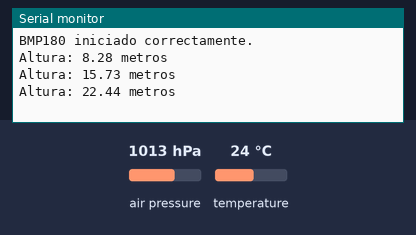
The sketch below on a simulated Arduino Uno, built with avr-gcc and run on an emulated ATmega328P. On the bench: the last lines printed to the serial monitor. The inputs (shaded band) are chosen by the test bench; at power-on: air pressure 1013 hPa, temperature 24 °C.

Above: at 1.3 s.
1.4 s: air pressure set to 952 hPa
At 2.0 s:
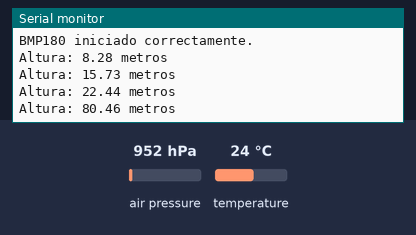
2.9 s: air pressure set to 975 hPa
At 3.7 s:
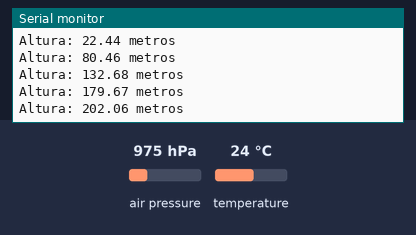
Timing chart, 0 to 5.9 s (numbered marks = the images above; inputs shaded):
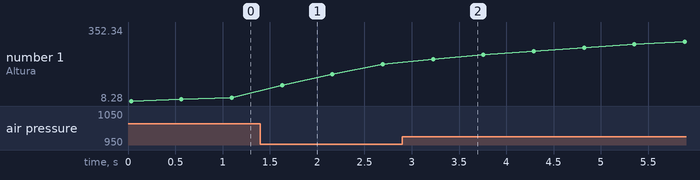

Measured:
- after the input at 1.4 s, the serial monitor: prints a new line after 0.23 s (image 1)
- after the input at 2.9 s, the serial monitor: prints a new line after 0.33 s (image 2)
- plotted number 1: 22.44 → 179.67 after the input at 1.4 s, 179.67 → 352.34 after the input at 2.9 s

The sketch:

Bmp180_Altura_filtro_coment.ino
```cpp
#include <SFE_BMP180.h>  // Librería para manejar el sensor BMP180
#include <Wire.h>        // Librería para comunicación I2C

// Crear un objeto del sensor BMP180
SFE_BMP180 bmp;

// Define la presión atmosférica al nivel del mar (en mbar/hPa) para calcular altitud con mayor precisión.
// Este valor debe ajustarse según la altitud de tu localidad.
#define PRESION_NIVEL_MAR 1023.0

// Factor de suavizado para el filtro EMA (Media Exponencial Móvil), entre 0.1 y 0.5 suele ser adecuado
float alpha = 0.1;

// Altitud filtrada con EMA, valor inicial en 0
float filteredaltitude = 0.0;

void setup() {
  // Iniciar comunicación por el puerto serial a 9600 baudios
  Serial.begin(9600);

  // Inicializar el sensor BMP180
  if (bmp.begin()) {
    Serial.println("BMP180 iniciado correctamente.");
  } else {
    Serial.println("Error al iniciar BMP180.");
    while (1); // Si falla el sensor, se detiene el programa aquí
  }
}

void loop() {
  char status;             // Variable para almacenar el estado de las operaciones
  double temperature;      // Temperatura medida (en grados Celsius)
  double pressure;         // Presión medida (en mbar / hPa)
  double altitude;         // Altitud calculada (en metros)

  // Iniciar medición de temperatura
  status = bmp.startTemperature();
  if (status != 0) {
    delay(status); // Esperar el tiempo requerido por el sensor

    // Obtener la temperatura
    status = bmp.getTemperature(temperature);
    if (status != 0) {

      // Iniciar medición de presión con precisión máxima (modo 3)
      status = bmp.startPressure(3);
      if (status != 0) {
        delay(status); // Esperar el tiempo requerido por el sensor

        // Obtener la presión, usando el valor de temperatura ya leído
        status = bmp.getPressure(pressure, temperature);
        if (status != 0) {

          // Calcular altitud en base a la presión medida y la presión a nivel del mar
          altitude = bmp.altitude(pressure, PRESION_NIVEL_MAR);

          // Aplicar filtro EMA a la altitud para suavizar los datos
          filteredaltitude = alpha * altitude + (1 - alpha) * filteredaltitude;

          // Mostrar altitud filtrada en el monitor serial
          Serial.print("Altura: ");
          Serial.print(filteredaltitude, 2);  // Mostrar con 2 decimales
          Serial.println(" metros");

        } else {
          Serial.println("Error al obtener presión.");
        }
      }
    }
  }

  // Esperar 0.5 segundos antes de tomar una nueva medición
  delay(500);
}
```
